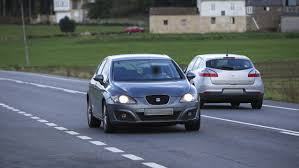
#> input picture relay/automovil.jpg, 299 x 168 px
$ python pr.py
#> lines starting #> are read from the running program, lines starting #| are printed output that depends on the picture
import cv2
import matplotlib.pyplot as plt

img = cv2.imread("automovil.jpg")
#> img is the input picture: shape (168, 299, 3); mean B, G, R 107.5, 101.3, 93.4
#
p = cv2.cvtColor(img, cv2.COLOR_BGR2RGB)


# [11 lines of commented-out code are left out]


def miRGB2gray(P, alfa, beta, gamma):
#> called with alfa = 0.333, beta = 0.333, gamma = 0.333
    r = P[:, :, 0]
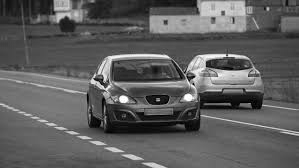
#> r: shape (168, 299); min 0, max 255, mean 93.4
    g = P[:, :, 1]
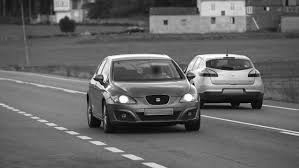
#> g: shape (168, 299); min 0, max 255, mean 101.3
    b = P[:, :, 2]
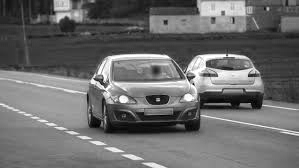
#> b: shape (168, 299); min 0, max 255, mean 107.5

    Q = alfa * r + beta * g + b * gamma
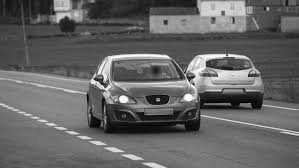
#> Q: shape (168, 299) float64; min 0.333, max 255, mean 100.7
    return Q


plt.figure()
plt.subplot(1, 2, 1)
plt.imshow(p)

q = miRGB2gray(p, 1 / 3, 1 / 3, 1 / 3)
plt.subplot(1, 2, 2)
plt.imshow(q, cmap='gray')
plt.show()

im1 = miRGB2gray(p, .1, .6, .3)
im2 = miRGB2gray(p, .6, .3, .1)
im3 = miRGB2gray(p, .3, .1, .6)

plt.figure()
plt.subplot(3, 1, 1)
plt.imshow(im1, cmap='gray')
plt.subplot(3, 1, 2)
plt.imshow(im2, cmap='gray')
plt.subplot(3, 1, 3)
plt.imshow(im3, cmap='gray')

plt.show()
